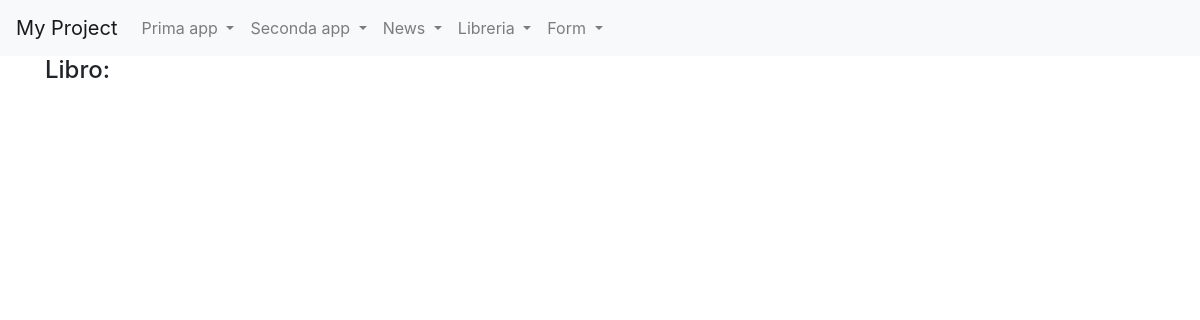
The app's page /libreria/lista_libri/, older data.
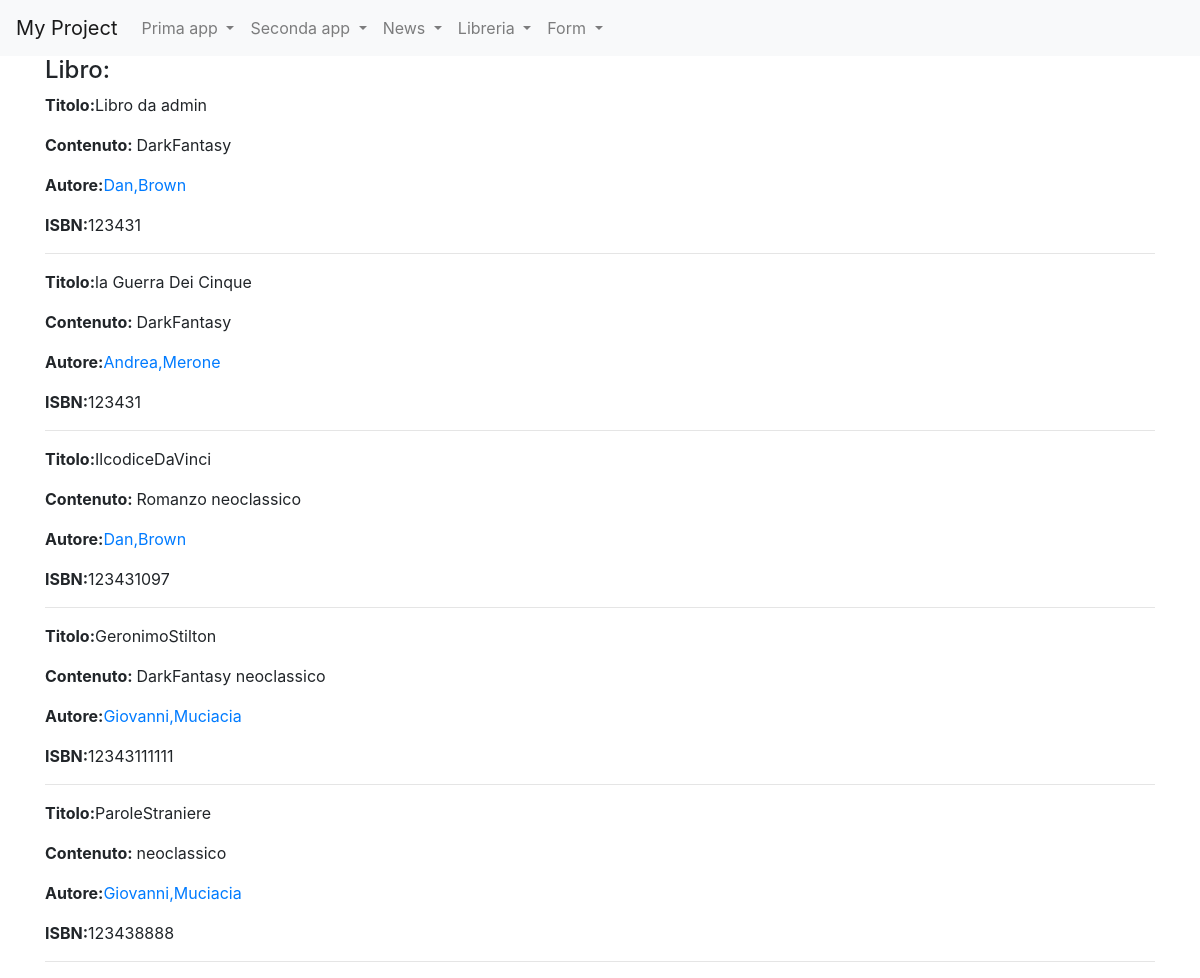
The same page, newer data.
### libreria/models.py (models this page shows, shortened)
class Libro_ma (models.Model):
    titolo = models.CharField(max_length=20)
    ISBN = models.CharField(max_length=20)
    autore = models.ForeignKey(Autore_ma, on_delete=models.CASCADE, related_name="libri")
    genere = models.ManyToManyField(Genere_ma)
    class Meta:
        verbose_name="Libro"
        verbose_name_plural="Libri"

class Genere_ma(models.Model):
    genere= models.CharField(max_length=20)
    def __str__(self):
        return self.genere
    class Meta:
        verbose_name="Genere"
        verbose_name_plural="Generi"

class Autore_ma (models.Model):
    nome= models.CharField(max_length=20)
    cognome= models.CharField(max_length=20)
    class Meta:
        verbose_name="Autore"
        verbose_name_plural="Autori"

### libreria/views.py (the view)
# urls.py: path("lista_libri/",LibroListView.as_view(), name="lista_libri"),
class LibroListView(ListView):
    model=Libro_ma
    template_name="lista_libri.html"
    def get_context_data(self, **kwargs):
        context=super().get_context_data(**kwargs)
        context["libri"]= Libro_ma.objects.all()
        return context

### libreria/templates/lista_libri.html (shortened to what this page needs)
{% extends 'base.html'%}
{%block content%}
    <h4>Libro: </h4>
    {% for libro in libri %}
        <p><strong>Titolo:</strong>{{libro.titolo}}</a></p>
        <p><strong>Contenuto: </strong>{{libro.genere.all|join:" "}}</p>
        <p><strong>Autore:</strong><a href="{% url 'libreria:autore_detail' libro.autore.id %}">{{libro.autore.nome}},{{libro.autore.cognome}}</a></p>
        <p><strong>ISBN:</strong>{{libro.ISBN}}</p>
        <hr>
    {% endfor %}
{% endblock content %}

### templates/base.html (shortened to what this page needs)
{%load static%}
<!doctype html>
<html lang="en">
  <head>
    <link rel="stylesheet" href="https://cdn.jsdelivr.net/npm/bootstrap@4.5.3/dist/css/bootstrap.min.css">
  </head>
  <body>
    {% block navbar %}
    <nav class="navbar navbar-expand-lg navbar-light bg-light">
  <a class="navbar-brand" href="http://marcotrezzi.pythonanywhere.com/">My Project</a>
  <div class="collapse navbar-collapse" id="navbarSupportedContent">
    <ul class="navbar-nav mr-auto">
      <li class="nav-item dropdown">
        <a class="nav-link dropdown-toggle" href="#" id="navbarDropdown" role="button" data-toggle="dropdown" aria-haspopup="true" aria-expanded="false">
          Prima app
        </a>
      </li>
      <li class="nav-item dropdown">
        <a class="nav-link dropdown-toggle" href="#" id="navbarDropdown" role="button" data-toggle="dropdown" aria-haspopup="true" aria-expanded="false">
          Seconda app
        </a>
      </li>
      <li class="nav-item dropdown">
        <a class="nav-link dropdown-toggle" href="#" id="navbarDropdown" role="button" data-toggle="dropdown" aria-haspopup="true" aria-expanded="false">
          News
        </a>
      </li>
      <li class="nav-item dropdown">
        <a class="nav-link dropdown-toggle" href="#" id="navbarDropdown" role="button" data-toggle="dropdown" aria-haspopup="true" aria-expanded="false">
          Libreria
        </a>
      </li>
      <li class="nav-item dropdown">
        <a class="nav-link dropdown-toggle" href="#" id="navbarDropdown" role="button" data-toggle="dropdown" aria-haspopup="true" aria-expanded="false">
          Form
        </a>
      </li>
    </ul>
  </div>
</nav>
    {% endblock navbar %}
    <div class='container'>
    {%block content%} {%endblock content%}
    </div>
  </body>
</html>

Row changes from the older to the newer data that the page shows:
added Libro_ma: titolo "Libro da admin", genere.all "DarkFantasy", autore.nome "Dan", autore.cognome "Brown", ISBN "123431"
added Libro_ma: titolo "la Guerra Dei Cinque", genere.all "DarkFantasy", autore.nome "Andrea", autore.cognome "Merone", ISBN "123431"
added Libro_ma: titolo "IlcodiceDaVinci", genere.all "Romanzo neoclassico", autore.nome "Dan", autore.cognome "Brown", ISBN "123431097"
added Libro_ma: titolo "GeronimoStilton", genere.all "DarkFantasy neoclassico", autore.nome "Giovanni", autore.cognome "Muciacia", ISBN "12343111111"
added Libro_ma: titolo "ParoleStraniere", genere.all "neoclassico", autore.nome "Giovanni", autore.cognome "Muciacia", ISBN "123438888"
